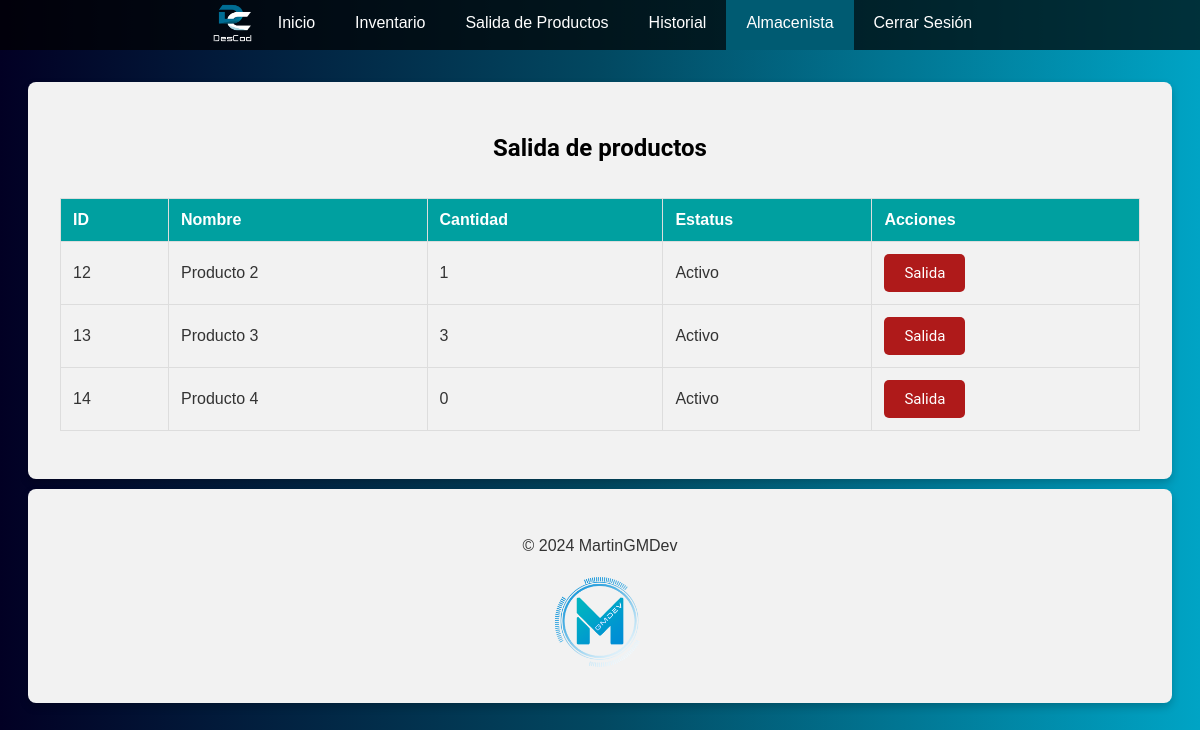
Screenshot of /salida_productosux.php (signed in) with the database file from the repository.
### tables this page shows
CREATE TABLE `productos` (
  `idProducto` int(6) NOT NULL,
  `nombre` varchar(100) NOT NULL,
  `cantidad` int(6) DEFAULT 0,
  `estatus` int(1) DEFAULT 1
);

### salida_productosux.php (the view, shortened to what this page needs)
<?php
include('includes/header.php');
include('includes/db.php');
$sql = "SELECT * FROM productos where estatus = 1";
$result = $conn->query($sql);
?>
<h2 class="titles">Salida de productos</h2>
<table border="1">
    <tr>
        <th>ID</th>
        <th>Nombre</th>
        <th>Cantidad</th>
        <th>Estatus</th>
        <th>Acciones</th>
    </tr>
    <?php while($row = $result->fetch_assoc()) { ?>
    <tr>
        <td><?php echo $row['idProducto']; ?></td>
        <td><?php echo $row['nombre']; ?></td>
        <td><?php echo $row['cantidad']; ?></td>
        <td><?php echo $row['estatus'] == 1 ? 'Activo' : 'Inactivo'; ?></td>
        <td>
            <?php if ($user_role == 2 && $row['estatus'] == 1):  ?>
                <a href="salida_producto.php?id=<?php echo $row['idProducto']; ?>"><button class="buttonformred">Salida</button></a>
            <?php endif; ?>
        </td>
    </tr>
    <?php } ?>
</table>
<?php include('includes/footer.php'); ?>

### css/styles.css (style rules this page uses)
body { font-family: 'Arial', sans-serif; margin: 0; padding: 0; background-size: cover; color: #333; background: rgb(2,0,36); background: linear-gradient(90deg, rgba(2,0,36,1) 0%, rgba(2,72,97,1) 50%, rgb(0, 164, 197) 100%); }
h2 { color: #fff; }
.titles { color: black; font-family: Roboto; }
table { width: 100%; border-collapse: collapse; margin: 1em 0; }
table, th, td { border: 1px solid #ddd; }
th, td { padding: 12px; text-align: left; }
th { background-color: #00a0a0; color: white; }
tr:nth-child(even) { background-color: #f2f2f2; }
.buttonformred { font-family: Roboto; font-size: 15px; background-color: #af1a1a; color: white; padding: 10px 20px; border: none; border-radius: 5px; cursor: pointer; transition: background-color 0.3s ease; max-width: 200px; }
:root { --arrow-bg: rgba(0, 0, 0, 0.288); --arrow-icon: url(https://upload.wikimedia.org/wikipedia/commons/9/9d/Caret_down_font_awesome_whitevariation.svg); --option-bg: rgba(63, 63, 63, 0.445); --select-bg: rgba(0, 92, 121, 0.541); }

### rows the page displays
productos: idProducto "12", nombre "Producto 2", cantidad "1", estatus "Activo"
productos: idProducto "13", nombre "Producto 3", cantidad "3", estatus "Activo"
productos: idProducto "14", nombre "Producto 4", cantidad "0", estatus "Activo"
